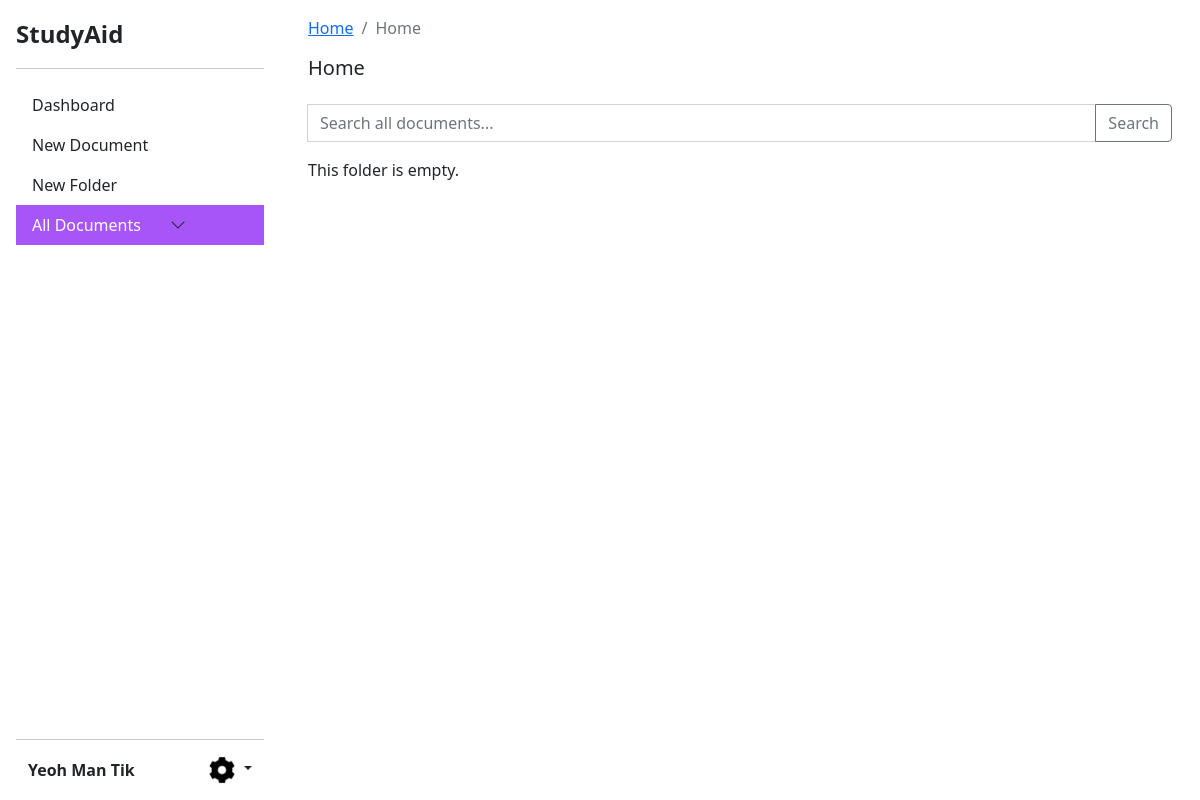
The app's page /lm/displayLearningMaterials (signed in), older data.
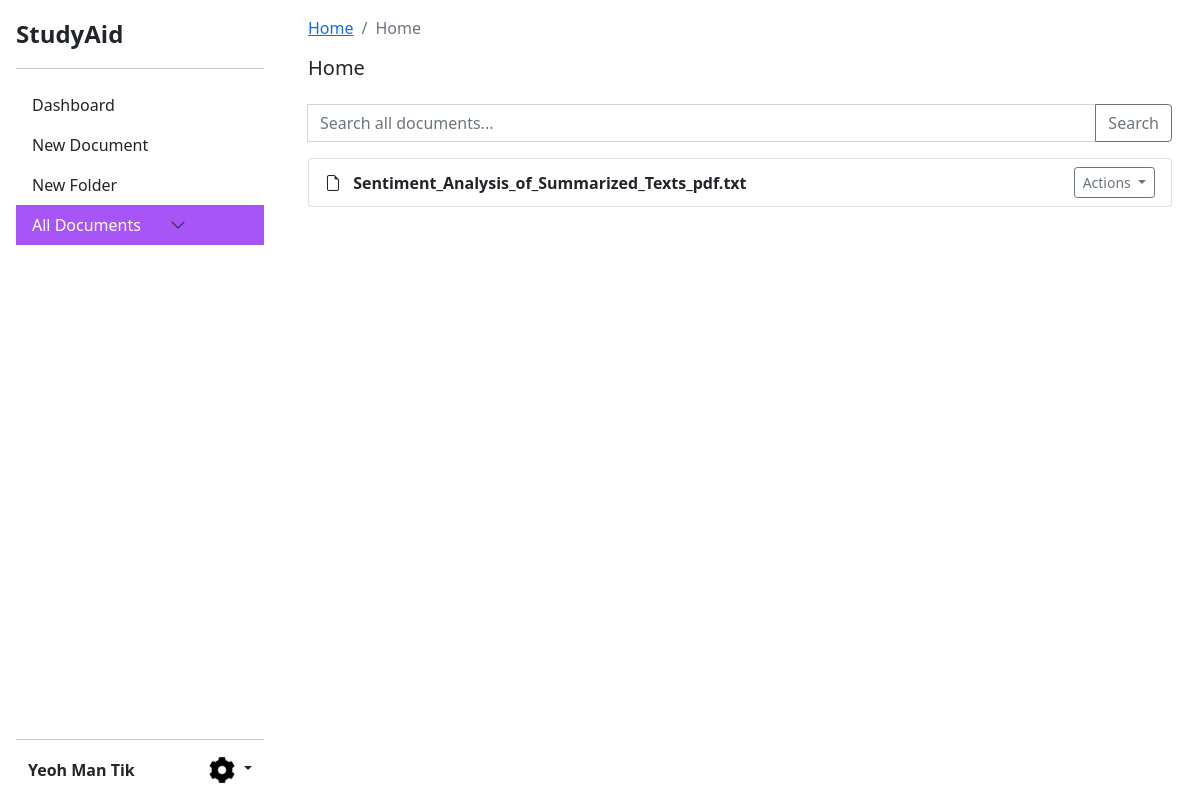
The same page, newer data.
### tables this page shows
CREATE TABLE `user` (
  `userID` int(11) NOT NULL,
  `email` varchar(255) NOT NULL,
  `password` varchar(255) NOT NULL,
  `username` varchar(255) NOT NULL,
  `profilePic` varchar(255) DEFAULT NULL,
  `isActive` enum('TRUE','FALSE') NOT NULL DEFAULT 'TRUE'
);

CREATE TABLE `file` (
  `fileID` int(11) NOT NULL,
  `userID` int(11) NOT NULL,
  `folderID` int(11) DEFAULT NULL,
  `name` varchar(255) NOT NULL,
  `fileType` varchar(255) NOT NULL,
  `extracted_text` mediumtext DEFAULT NULL,
  `filePath` varchar(255) NOT NULL,
  `uploadDate` date NOT NULL DEFAULT current_timestamp()
);

### app/controllers/lmController.php (called while the page is built, shortened)
<?php
class LmController
{
    private $lmModel;
    private $userModel;
    public function __construct()
    {
        $this->lmModel = new LmModel();
        $this->userModel = new UserModel();
    }
    public function getUserInfo()
    {
        $userId = (int)$_SESSION['user_id'];
        $user = $this->userModel->getUserById($userId);
        return $user;
    }
    public function displayLearningMaterials()
    {
        $userId = (int)$_SESSION['user_id'];
        $searchQuery = isset($_GET['search']) ? trim($_GET['search']) : null;
        $currentFolderId = isset($_GET['folder_id']) ? (int)$_GET['folder_id'] : null;
        if (!empty($searchQuery)) {
            $fileList = $this->lmModel->searchFilesAndFolders($userId, $searchQuery);
            $currentFolderName = 'Search Results for "' . htmlspecialchars($searchQuery) . '"';
            $currentFolderPath = [];
        } else {
            $fileList = $this->lmModel->getFoldersAndFiles($userId, $currentFolderId);
            $currentFolderName = 'Home';
        }
        $user = $this->getUserInfo();
        require_once VIEW_ALL_DOCUMENT;
    }
}

### index.php (called while the page is built, shortened)
<?php
$url = isset($_GET['url']) ? $_GET['url'] : 'auth/home';
$url = rtrim($url, '/');
$url = filter_var($url, FILTER_SANITIZE_URL);
$url = explode('/', $url);
$controllerName = !empty($url[0]) ? ucfirst($url[0]) . 'Controller' : 'AuthController';
$methodName = isset($url[1]) ? $url[1] : 'login';
$controllerClass = 'App\\Controllers\\' . $controllerName;
if (class_exists($controllerClass)) {
    $controller = new $controllerClass;
    if (method_exists($controller, $methodName)) {
        $params = array_slice($url, 2);
        call_user_func_array([$controller, $methodName], $params);
    } else {
        echo "Method not found: " . $methodName;
    }
} else {
    echo "Controller not found: " . $controllerName;
}
?>

### app/models/userModel.php (called while the page is built, shortened)
<?php
class UserModel {
    private $db;
    public function __construct() {
        $this->db = new Database();
    }
    public function getUserById($userId){
        $conn = $this->db->connect();
        $query = "SELECT * FROM user WHERE userID = :userId";
        $stmt = $conn->prepare($query);
        $stmt->bindParam(':userId', $userId);
        $stmt->execute();
        return $stmt->fetch(\PDO::FETCH_ASSOC);
    }
}

### app/models/lmModel.php (called while the page is built, shortened)
<?php
class LmModel
{
    private $db;
    public function __construct()
    {
        $this->db = new Database();
    }
    public function getFoldersAndFiles($userId, $parentId = null)
    {
        $conn = $this->db->connect();
        $results = ['folders' => [], 'files' => []];
        $folderQuery = "SELECT folderID, name, parentFolderId FROM folder WHERE userID = :userID AND parentFolderId " . ($parentId === null ? "IS NULL" : "= :parentFolderId");
        $folderStmt = $conn->prepare($folderQuery);
        $folderStmt->bindParam(':userID', $userId);
        $folderStmt->execute();
        $results['folders'] = $folderStmt->fetchAll(\PDO::FETCH_ASSOC);
        $fileQuery = "SELECT fileID, name, fileType FROM file WHERE userID = :userID AND folderID " . ($parentId === null ? "IS NULL" : "= :folderID");
        $fileStmt = $conn->prepare($fileQuery);
        $fileStmt->bindParam(':userID', $userId);
        $fileStmt->execute();
        $results['files'] = $fileStmt->fetchAll(\PDO::FETCH_ASSOC);
        return $results;
    }
}

### app/views/learningView/allDocument.php (the view, shortened to what this page needs)
<!DOCTYPE html>
<html lang="en">
<head>
    <link href="https://cdn.jsdelivr.net/npm/bootstrap@5.0.2/dist/css/bootstrap.min.css" rel="stylesheet">
    <link rel="stylesheet" href="https://cdn.jsdelivr.net/npm/bootstrap-icons@1.11.3/font/bootstrap-icons.min.css">
    <link rel="stylesheet" href="<?= CSS_PATH ?>style.css">
</head>
<body class="d-flex flex-column min-vh-100">
    <div class="d-flex flex-grow-1">
        <?php include 'app/views/sidebar.php'; ?>
        <main class="flex-grow-1 p-3">
            <div class="container">
                <nav aria-label="breadcrumb">
                    <ol class="breadcrumb">
                        <li class="breadcrumb-item"><a href="<?= BASE_PATH ?>lm/displayLearningMaterials">Home</a></li>
                        <li class="breadcrumb-item active" aria-current="page"><?php echo htmlspecialchars($currentFolderName ?? 'Home'); ?></li>
                    </ol>
                </nav>
                <?php if (!empty($currentFolderName)): ?>
                    <h5 class="mb-4"><?php echo htmlspecialchars($currentFolderName); ?></h5>
                <?php endif; ?>
                <div class="mb-3">
                    <form action="index.php" method="get">
                        <div class="input-group">
                            <input type="text" class="form-control" placeholder="Search all documents..." name="search" value="<?php echo htmlspecialchars($_GET['search'] ?? ''); ?>">
                            <button class="btn btn-outline-secondary" type="submit">Search</button>
                        </div>
                    </form>
                </div>
                <div class="list-group">
                    <?php if (!empty($fileList['folders']) || !empty($fileList['files'])): ?>
                        <?php foreach ($fileList['files'] as $file):
                        ?>
                            <div class="list-group-item list-group-item-action d-flex justify-content-between align-items-center">
                                <form method="POST" action="<?= DISPLAY_DOCUMENT ?>" style="display: inline; flex-grow: 1;">
                                    <button type="submit" class="text-decoration-none text-dark" style="border: none; background: none; width: 100%; text-align: left; padding: 0;">
                                        <?php
                                        $fileIcon = 'bi-file-earmark';
                                        ?>
                                        <i class="bi <?php echo $fileIcon; ?> me-2"></i>
                                        <strong><?php echo htmlspecialchars($file['name']); ?></strong>
                                    </button>
                                </form>
                                <div class="dropdown">
                                    <button class="btn btn-sm btn-outline-secondary dropdown-toggle" type="button" id="dropdownFileActions<?php echo $file['fileID']; ?>" data-bs-toggle="dropdown" aria-expanded="false">
                                        Actions
                                    </button>
                                </div>
                            </div>
                        <?php endforeach;
                        ?>
                    <?php else:
                    ?>
                        <p>This folder is empty.</p>
                    <?php endif;
                    ?>
                </div>
            </div>
        </main>
    </div>
</body>
</html>

### app/views/sidebar.php (shortened to what this page needs)
<?php
$current_url = $_GET['url'] ?? 'user/dashboard';
function isActive($link_url, $current_url)
{
  $link_param = null;
  $parts = parse_url($link_url);
  if (isset($parts['query'])) {
    parse_str($parts['query'], $query_params);
    if (isset($query_params['url'])) {
      $link_param = $query_params['url'];
    }
  }
  return ($link_param === $current_url) ? 'active' : '';
}
?>
<link rel="stylesheet" href="https://cdn.jsdelivr.net/npm/bootstrap-icons@1.11.3/font/bootstrap-icons.css">
<div class="d-flex flex-column flex-shrink-0 p-3 text-dark bg-white" style="width: 280px;">
  <a href="<?= HOME ?>" class="d-flex align-items-center mb-3 mb-md-0 me-md-auto text-dark text-decoration-none">
    <strong class="fs-4">StudyAid</strong>
  </a>
  <hr>
  <ul class="nav nav-pills flex-column mb-auto">
    <li class="sidebarlist <?php echo isActive(URL_DASHBOARD, $current_url); ?>">
      <a href="<?= DASHBOARD ?>" class="nav-link text-dark <?php echo isActive(URL_DASHBOARD, $current_url); ?>" aria-current="page">
        Dashboard
      </a>
    </li>
    <li class="sidebarlist <?php echo isActive(URL_NEW_DOCUMENT, $current_url); ?>">
      <a href="<?= NEW_DOCUMENT ?>" class="nav-link text-dark <?php echo isActive(URL_NEW_DOCUMENT, $current_url); ?>">
        New Document
      </a>
    </li>
    <li class="sidebarlist <?php echo isActive(URL_NEW_FOLDER, $current_url); ?>">
      <a href="<?= NEW_FOLDER ?>" class="nav-link text-dark <?php echo isActive(URL_NEW_FOLDER, $current_url); ?>">
        New Folder
      </a>
    </li>
    <li class="d-flex align-items-center <?php echo isActive(URL_DISPLAY_LEARNING_MATERIALS, $current_url); ?>">
      <a href="<?= DISPLAY_LEARNING_MATERIALS ?>" class="nav-link text-dark <?php echo isActive(URL_DISPLAY_LEARNING_MATERIALS, $current_url); ?>">
        All Documents
      </a>
      <button type="button" class="btn btn-toggle align-items-center rounded" data-bs-toggle="collapse" data-bs-target="#document-collapse" aria-expanded="false">
        <i class="bi bi-chevron-down"></i>
      </button>
    </li>
  </ul>
  <hr>
  <div class="container position-relative">
    <div class="d-flex align-items-center">
      <strong><?= $user['username']?></strong>
      <div class="dropdown ms-auto">
        <button class="btn btn-toggle dropdown-toggle" type="button" id="settingsDropdown" data-bs-toggle="dropdown" aria-expanded="false" style="border: none; background: none; padding: 0;">
          <img src="<?= IMG_SETTING ?>" alt="settings" width="28" height="28">
        </button>
      </div>
    </div>
  </div>
</div>

### app/views/sidebar.php (style rules this page uses)
.d-flex.align-items-center.active { background-color: #A855F7 !important; }
.nav-link.active { background-color: #A855F7 !important; color: white !important; }

Row changes from the older to the newer data that the page shows:
added file: name "Sentiment_Analysis_of_Summarized_Texts_pdf.txt"
Text that changed along with them:
text no longer shown: "This folder is empty."
